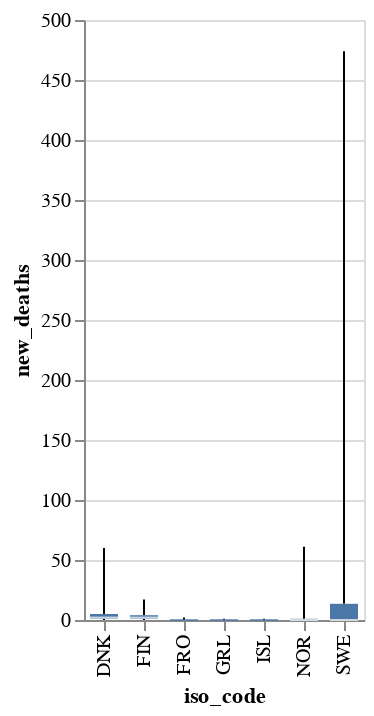

Source (notebook cell):
### Code cell
bpdeath = alt.Chart(covid).mark_boxplot(extent='min-max').encode(
    x='iso_code:O',
    y='new_deaths:Q'
)

bpdeath

### Figure 1 — Vega-Lite specification as saved in the notebook (floating-point values rounded to 4 significant figures; data arrays with more than 128 entries replaced by an {"elided": "..."} marker saying what was removed)
{"config": {"view": {"continuousWidth": 400, "continuousHeight": 300}}, "data": {"name": "data-28593694ebf321b29b5a95a9ebeab0fb"}, "mark": {"type": "boxplot", "extent": "min-max"}, "encoding": {"x": {"field": "iso_code", "type": "ordinal"}, "y": {"field": "new_deaths", "type": "quantitative"}}, "$schema": "https://vega.github.io/schema/vega-lite/v4.17.0.json", "datasets": {"data-28593694ebf321b29b5a95a9ebeab0fb": {"elided": "2555 records"}}}
